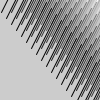
Frame 1 (no input)
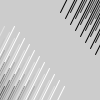
Frame 60 (the mouse pressed at the canvas centre just before this capture)
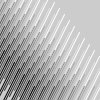
Frame 120 (the mouse held since frame 60 and released just before this capture)

The Processing sketch that drew these frames (run headless with seeded random() and noise(); from frame 60 on, the mouse is pressed at the canvas centre):

// Processing sketch: p_15__2_08
// ── p_15__2_08.pde
int num = 20;
int N = 10;
int[] dx = new int[num];
int[] dy = new int[num];

void setup() {
  size(100, 100);
  for (int i = 0; i < num; i++) {
    dx[i] = i*5;
    dy[i] = 12+(i*6);
  }
}

void draw() {
  background(204);
  for (int i = 0; i < num; i++) {
    dx[i] = dx[i] + 1;
    if (dx[i]>100) {
      dx[i] = -100;
    }
    diagonals(dx[i], dy[i]);
  }
}

void diagonals(int x, int y) {
  for (int i = 0; i < N; i++) {
    stroke(map(i, 0, N-1, 0, 255));
    line(x+10*i, y, x+10*i+20, y-40);
  }
}
